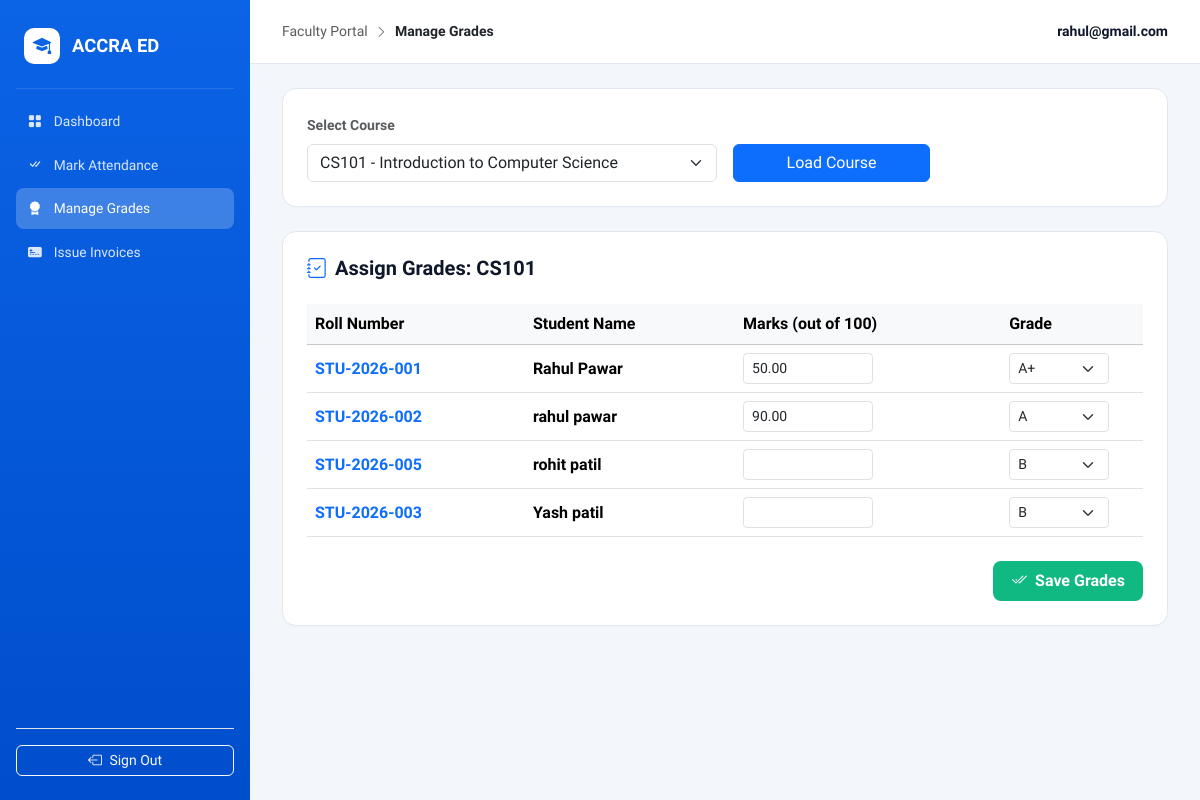
The page /courses/grades/manage/ (signed in) on the database its author committed.
### accounts/models.py (models this page shows, shortened)
class User(AbstractUser):
    class Role(models.TextChoices):
        ADMIN = 'ADMIN', 'Admin'
        STUDENT = 'STUDENT', 'Student'
        FACULTY = 'FACULTY', 'Faculty'
    role = models.CharField(
        max_length=20,
        choices=Role.choices,
        default=Role.STUDENT
    )
    email = models.EmailField(unique=True)
    USERNAME_FIELD = 'email'
    REQUIRED_FIELDS = ['username', 'first_name', 'last_name']

### courses/models.py (models this page shows, shortened)
class Course(models.Model):
    course_code = models.CharField(max_length=20, unique=True)
    course_name = models.CharField(max_length=200)
    description = models.TextField(blank=True)
    credits = models.PositiveIntegerField(default=3)
    created_at = models.DateTimeField(auto_now_add=True)

class Grade(models.Model):
    class Letter(models.TextChoices):
        A_PLUS = 'A+', 'A+'
        A = 'A', 'A'
        B_PLUS = 'B+', 'B+'
        B = 'B', 'B'
        C = 'C', 'C'
        F = 'F', 'F'
    student = models.ForeignKey(Student, on_delete=models.CASCADE, related_name='grades')
    course = models.ForeignKey(Course, on_delete=models.CASCADE, related_name='grades')
    marks_obtained = models.DecimalField(max_digits=5, decimal_places=2, default=0.00)
    total_marks = models.DecimalField(max_digits=5, decimal_places=2, default=100.00)
    grade_letter = models.CharField(max_length=3, choices=Letter.choices, default=Letter.B)
    semester = models.CharField(max_length=20, default='Semester 1')
    updated_at = models.DateTimeField(auto_now=True)
    class Meta:
        unique_together = ('student', 'course', 'semester')

### students/models.py (models this page shows, shortened)
class Student(models.Model):
    user = models.OneToOneField(
        settings.AUTH_USER_MODEL,
        on_delete=models.CASCADE,
        related_name='student_profile'
    )
    roll_number = models.CharField(max_length=20, unique=True)
    department = models.CharField(max_length=100)
    phone_number = models.CharField(max_length=15, blank=True)
    date_of_birth = models.DateField(null=True, blank=True)
    address = models.TextField(blank=True)
    created_at = models.DateTimeField(auto_now_add=True)

### courses/views.py (the view, shortened to what this page needs)
# urls.py: path('grades/manage/', manage_grades_view, name='manage_grades'),
@login_required
def manage_grades_view(request):
    if request.user.role not in ['ADMIN', 'FACULTY'] and not request.user.is_staff:
        messages.error(request, "Unauthorized access.")
        return redirect('dashboard')
    courses = Course.objects.all()
    selected_course_id = request.GET.get('course_id') or (courses.first().id if courses.exists() else None)
    selected_course = None
    student_rows = []
    if selected_course_id:
        selected_course = get_object_or_404(Course, id=selected_course_id)
        enrollments = Enrollment.objects.filter(
            course=selected_course,
            status=Enrollment.Status.ACTIVE
        ).select_related('student__user')
        grades_map = {
            g.student_id: g
            for g in Grade.objects.filter(course=selected_course)
        }
        for enrollment in enrollments:
            student = enrollment.student
            existing_grade = grades_map.get(student.id)
            student_rows.append({
                'student': student,
                'marks': existing_grade.marks_obtained if existing_grade else '',
                'grade_letter': existing_grade.grade_letter if existing_grade else 'B'
            })
    return render(request, 'manage_grades.html', {
        'courses': courses,
        'selected_course': selected_course,
        'student_rows': student_rows,
    })

### templates/manage_grades.html (shortened to what this page needs)
<!DOCTYPE html>
<html lang="en">
<head>
    <link href="https://cdn.jsdelivr.net/npm/bootstrap@5.3.3/dist/css/bootstrap.min.css" rel="stylesheet">
    <link rel="stylesheet" href="https://cdn.jsdelivr.net/npm/bootstrap-icons@1.11.3/font/bootstrap-icons.min.css">
</head>
<body>
<div class="app-layout">
    <aside class="sidebar">
        <div class="brand-box">
            <div class="brand-icon"><i class="bi bi-mortarboard-fill"></i></div>
            <span>ACCRA ED</span>
        </div>
        <a href="{% url 'dashboard' %}" class="nav-item-link"><i class="bi bi-grid-fill"></i> Dashboard</a>
        <a href="{% url 'mark_attendance' %}" class="nav-item-link"><i class="bi bi-check-all"></i> Mark Attendance</a>
        <a href="{% url 'manage_grades' %}" class="nav-item-link active"><i class="bi bi-award-fill"></i> Manage Grades</a>
        <a href="{% url 'generate_invoices' %}" class="nav-item-link"><i class="bi bi-credit-card-2-front-fill"></i> Issue Invoices</a>
        <div class="mt-auto pt-3 border-top border-white-50">
            <form method="POST" action="{% url 'logout' %}">
                <button type="submit" class="btn btn-outline-light w-100 btn-sm rounded-2"><i class="bi bi-box-arrow-left me-1"></i> Sign Out</button>
            </form>
        </div>
    </aside>
    <main class="workspace">
        <header class="top-bar">
            <div class="small text-muted">Faculty Portal <i class="bi bi-chevron-right mx-1 small"></i> <strong class="text-dark">Manage Grades</strong></div>
            <div class="fw-bold small">{{ user.email }}</div>
        </header>
        <div class="content-area">
            <div class="panel-card">
                <form method="GET" class="row g-3 align-items-end">
                    <div class="col-md-6">
                        <label class="form-label small fw-bold text-muted">Select Course</label>
                        <select name="course_id" class="form-select">
                            {% for course in courses %}
                                <option value="{{ course.id }}" {% if selected_course and selected_course.id == course.id %}selected{% endif %}>
                                    {{ course.course_code }} - {{ course.course_name }}
                                </option>
                            {% endfor %}
                        </select>
                    </div>
                    <div class="col-md-3">
                        <button type="submit" class="btn btn-primary w-100">Load Course</button>
                    </div>
                </form>
            </div>
            <div class="panel-card">
                {% if selected_course %}
                <h5 class="fw-bold mb-4"><i class="bi bi-journal-check text-primary me-2"></i>Assign Grades: {{ selected_course.course_code }}</h5>
                <form method="POST">
                    <div class="table-responsive mb-4">
                        <table class="table align-middle mb-0">
                            <thead class="table-light">
                                <tr>
                                    <th>Roll Number</th>
                                    <th>Student Name</th>
                                    <th>Marks (out of 100)</th>
                                    <th>Grade</th>
                                </tr>
                            </thead>
                            <tbody>
                                {% for row in student_rows %}
                                <tr>
                                    <td class="fw-bold text-primary">{{ row.student.roll_number }}</td>
                                    <td class="fw-semibold">{{ row.student.user.get_full_name|default:row.student.user.username }}</td>
                                    <td>
                                        <input type="number" step="0.01" name="marks_{{ row.student.id }}" class="form-control form-control-sm" style="max-width: 130px;" value="{{ row.marks }}">
                                    </td>
                                    <td>
                                        <select name="grade_{{ row.student.id }}" class="form-select form-select-sm" style="max-width: 100px;">
                                            <option value="A+" {% if row.grade_letter == 'A+' %}selected{% endif %}>A+</option>
                                            <option value="A" {% if row.grade_letter == 'A' %}selected{% endif %}>A</option>
                                            <option value="B" {% if row.grade_letter == 'B' %}selected{% endif %}>B</option>
                                        </select>
                                    </td>
                                </tr>
                                {% empty %}
                                <tr><td colspan="4" class="text-center text-muted py-4">No students enrolled in this course.</td></tr>
                                {% endfor %}
                            </tbody>
                        </table>
                    </div>
                    {% if student_rows %}
                    <div class="text-end">
                        <button type="submit" class="btn btn-action-green"><i class="bi bi-check2-all me-1"></i> Save Grades</button>
                    </div>
                    {% endif %}
                </form>
                {% else %}
                <p class="text-muted text-center py-4 mb-0">No courses available.</p>
                {% endif %}
            </div>
        </div>
    </main>
</div>
</body>
</html>

### templates/manage_grades.html (style rules this page uses)
:root { --primary-blue: #0b63e5; --sidebar-dark: #004ecc; --bg-canvas: #f3f6fa; --card-border: #e2e8f0; --text-dark: #0f172a; }
body { font-family: 'Plus Jakarta Sans', sans-serif; background: var(--bg-canvas); color: var(--text-dark); margin: 0; }
.app-layout { display: flex; min-height: 100vh; }
.sidebar { width: 250px; background: linear-gradient(180deg, var(--primary-blue) 0%, var(--sidebar-dark) 100%); color: #fff; flex-shrink: 0; padding: 24px 16px; position: sticky; top: 0; height: 100vh; display: flex; flex-direction: column; }
.brand-box { display: flex; align-items: center; gap: 12px; padding: 4px 8px 24px; font-size: 1.15rem; font-weight: 800; border-bottom: 1px solid rgba(255,255,255,0.12); margin-bottom: 12px; }
.brand-icon { width: 36px; height: 36px; background: #fff; color: var(--primary-blue); border-radius: 10px; display: flex; align-items: center; justify-content: center; font-weight: bold; }
.nav-item-link { display: flex; align-items: center; gap: 12px; padding: 10px 12px; color: rgba(255,255,255,0.85); text-decoration: none; font-size: 0.86rem; font-weight: 500; border-radius: 8px; margin-bottom: 3px; }
.nav-item-link:hover, .nav-item-link.active { background: rgba(255,255,255,0.22); color: #fff; }
.workspace { flex-grow: 1; display: flex; flex-direction: column; min-width: 0; }
.top-bar { height: 64px; background: #fff; border-bottom: 1px solid var(--card-border); display: flex; align-items: center; justify-content: space-between; padding: 0 32px; }
.content-area { padding: 24px 32px; }
.panel-card { background: #fff; border: 1px solid var(--card-border); border-radius: 14px; padding: 24px; box-shadow: 0 1px 2px rgba(0,0,0,0.02); margin-bottom: 24px; }
.btn-action-green { background-color: #10b981; color: white; border: none; font-weight: 600; padding: 8px 18px; border-radius: 8px; }

### rows shown on the page
User: email "rahul@gmail.com"
Course: course_code "CS101"
Student: student.roll_number "STU-2026-001", student.user.get_full_name "Rahul Pawar", marks "50.00", id "A+"
Student: student.roll_number "STU-2026-002", student.user.get_full_name "rahul pawar", marks "90.00", id "A"
Student: student.roll_number "STU-2026-005", student.user.get_full_name "rohit patil", id "B"
Student: student.roll_number "STU-2026-003", student.user.get_full_name "Yash patil", id "B"

### other values the page prints
form field course_id "CS101 - Introduction to Computer Science"
